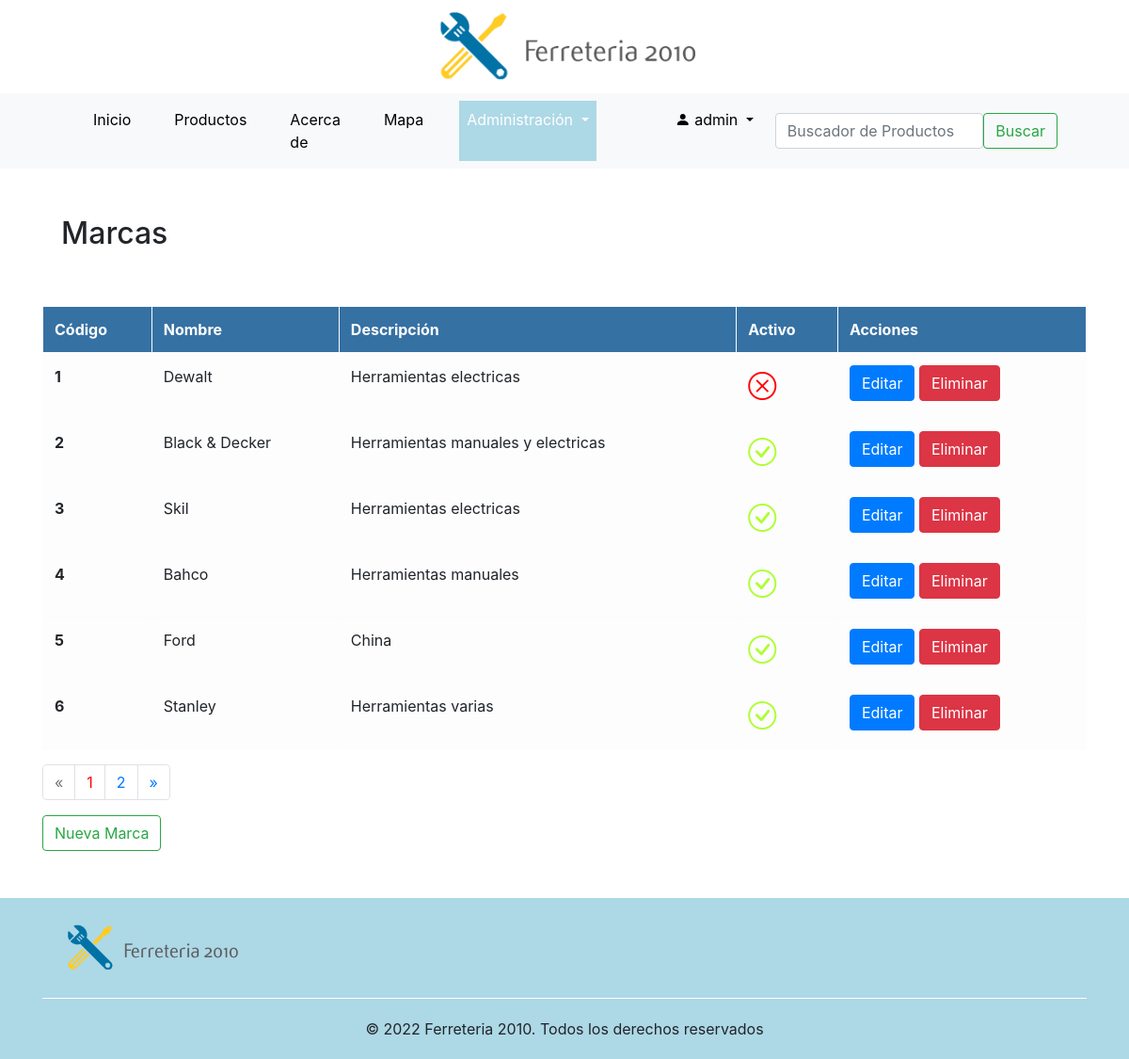
/marcas/marcas/ (signed in), run on the app's committed database.
### marcas/models.py (models this page shows, shortened)
class Marcas(models.Model):
    nombre = models.CharField(max_length=100, unique=True)
    descripcion = models.CharField(max_length=200, blank=True, default='')
    active = models.BooleanField(default=True)
    class Meta:
        verbose_name = 'Marca'
        verbose_name_plural = 'Marcas'

### marcas/views.py (the view)
# urls.py: path('marcas/', list_marcas, name = 'marcas'),
def list_marcas(request):
    if request.user.is_authenticated:
        marcas = Marcas.objects.all().order_by('id')
        context = paginator(request, marcas, 6)
        return render(request, 'marcas/marcas.html', context=context)
    else:
        return redirect('index')

### django_base/functions.py (called while the page is built)
def usuario_logueado(request):
    if request.user.is_authenticated:
        username  = request.user.username
        id_usuario = User.objects.filter(username__icontains = username).values('id')
        lista_grupo = list(Group.objects.filter(user__in = id_usuario).values_list('name', flat=True))
        for grupo in lista_grupo:
            if grupo == 'Ferreteria':
                return True
            else:
                return False
    else:
        return False

def paginator(request, object, item):
    grupo = usuario_logueado(request)
    pag = request.GET.get('page', 1)
    paginator = Paginator(object, item)
    try:
        resultados = paginator.page(pag)
    except PageNotAnInteger:
        resultados = paginator.page(1)
    except EmptyPage:
        resultados = paginator.page(paginator.num_pages)
    context = {'object_list':resultados, 'grupo':grupo}
    return context

### templates/marcas/marcas.html (shortened to what this page needs)
{% extends 'base.html' %}
{% load static %}
{% block nav_administracion_activo %}active{% endblock %}
{% block contenido %}
<div class="titulo_seccion"><h2>Marcas</h2></div>
<div class="table-responsive-sm">
<table class="table table-hover table-light table-bordered" border="1">
    <thead>
      <tr>
        <th scope="col">Código</th>
        <th scope="col">Nombre</th>
        <th scope="col">Descripción</th>
        <th scope="col">Activo</th>
        <th scope="col">Acciones</th>
      </tr>
    </thead>
    <tbody>
        {% for marca in object_list %}
            <tr>
            <th scope="row">{{marca.id}}</th>
            <td>{{ marca.nombre }}</td>
            <td>{{marca.descripcion}}</td>
            {% if marca.active == True %}
                <td><i class="bi bi-check-circle" style="text-align:right; font-size:30px; color:greenyellow"></i></td>
            {% else %}
                <td><i class="bi bi-x-circle" style="text-align:right; font-size:30px; color:red"></i></td>
            {% endif %}
            <td>
                <a href="/marcas/update-marca/{{marca.id}}" class="btn btn-primary">Editar</a>
                <a href="/marcas/delete-marca/{{marca.id}}" class="btn btn-danger">Eliminar</a></td>
            </tr>
        {% endfor%}
    </tbody>
  </table>
  <div class="pagination" >
    {% if object_list.has_other_pages %}
    <nav>
      <ul class="pagination justify-content-center">
        {% if object_list.has_previous %}
          <li class="page-item">
            <a class="page-link" href="?page={{ object_list.previous_page_number }}" aria-label="Anterior">
              <span aria-hidden="true">&laquo;</span>
            </a>
          </li>
        {% else %}
          <li class="page-item disabled">
              <span class="page-link" aria-hidden="true">&laquo;</span>
          </li>
        {% endif %}
        {% for p in object_list.paginator.page_range %}
          {% if object_list.number == p %}
            <li class="page-item"><a class="page-link" style="color: red;" href="#">{{ p }}</a></li>
          {% else %}
            <li class="page-item"><a class="page-link" href="?page={{ p }}">{{ p }}</a></li>
          {% endif %}
        {% endfor %}
        {% if object_list.has_next %}
          <li class="page-item">
            <a class="page-link" href="?page={{ object_list.next_page_number }}" aria-label="Siguiente">
              <span aria-hidden="true">&raquo;</span>
            </a>
          </li>
        {% else %}
          <li class="page-item disabled">
            <span class="page-link" aria-hidden="true">&raquo;</span>
          </li>
        {% endif %}
    </ul>
    </nav>
  {% endif %}
</div>
</div>
  <a href="/marcas/create-marca" class="btn btn-outline-success">Nueva Marca</a></td>
{% endblock %}

### templates/base.html (shortened to what this page needs)
<!DOCTYPE html>
<html lang="en">
<head>
    {% load static %}
    <link rel="stylesheet" href="https://cdn.jsdelivr.net/npm/bootstrap@4.6.1/dist/css/bootstrap.min.css">
    <link rel="stylesheet" href="https://cdn.jsdelivr.net/npm/bootstrap-icons@1.8.3/font/bootstrap-icons.css">
    <link rel="stylesheet" href="{% static 'assets/css/custom.css' %}">
  </head>
<body>
  <div class="logo"><a href="\" style="cursor: auto;"><img src="{% static 'assets/images/logo.png' %}" alt="Ferreteria 2010" width="300px"></a></div>
  <header style="background-color:#f8f9fa">
    <div class="container" >
        <nav class="navbar navbar-expand-lg bg-light">
            <div class="container-fluid">
              <div class="collapse navbar-collapse" id="navbarSupportedContent">
                <ul class="navbar-nav me-auto mb-2 mb-lg-0">
                  <li class="nav-item {% block nav_inicio_activo %}{% endblock %}">
                    <a class="nav-link" aria-current="page" href="\">Inicio</a>
                  </li>
                  <li class="nav-item {% block nav_productos_activo %}{% endblock %}">
                    <a class="nav-link" href="/productos/">Productos</a>
                  </li>
                  <li class="nav-item {% block nav_about_activo %}{% endblock %}">
                    <a class="nav-link" aria-current="page" href="/about">Acerca de</a>
                  </li>
                  <li class="nav-item {% block nav_map_activo %}{% endblock %}">
                    <a class="nav-link" aria-current="page" href="/map">Mapa</a>
                  </li>
                  {% if grupo == True %}
                  <li class="nav-item dropdown {% block nav_administracion_activo %}{% endblock %}">
                    <a class="nav-link dropdown-toggle" href="#" id="navbarDropdown" role="button" data-bs-toggle="dropdown" aria-expanded="false">
                      Administración
                    </a>
                  </li>
                  {% endif %}
                  {% if request.user.is_authenticated %}
                  <li class="nav-item {% block nav_usuario %}{% endblock %}">
                    <a class="nav-link" href="/accounts/profile/"></a>
                  </li>
                  <li class="nav-item dropdown {% block nav_usuario_activo %}{% endblock %}">
                    <a class="nav-link dropdown-toggle" href="#" id="navbarDropdown" role="button" data-bs-toggle="dropdown" aria-expanded="false">
                       <i class="bi bi-person-fill"></i> {{request.user.username}}
                    </a>
                  </li>
                  {% else %}
                  <li class="nav-item {% block nav_login_activo %}{% endblock %}">
                    <a class="nav-link" href="/accounts/login/">Iniciar Sesión</a>
                  </li>
                  {% endif %}
                </ul>
              </div>
              <div>
                <form class="d-flex" role="search" action = "/productos/search-product/" method="GET">
                  <input class="form-control me-2" type="text" placeholder="Buscador de Productos" aria-label="Search"  name = 'search'>
                  <button class="btn btn-outline-success" type="submit">Buscar</button>
                </form>
              </div>
            </div>
        </nav>
    </div>
  </header>
  <div class="container" style="overflow: hidden; min-height: 400px;">
    {% block contenido %}
    {% endblock %}
  </div>
  <footer class="footer">
    <div class="container">
      <div class="row align-items-start" style="margin: 20px 0px;">
        <div class="col">
          <img src="{% static 'assets/images/logo.png' %}" alt="Ferreteria 2010" width="200px">
        </div>
      </div>
      <div style="text-align: center; padding: 20px 0px; border-top: 1px solid #fff;">
        © 2022  Ferreteria 2010. Todos los derechos reservados
      </div>
    </div>
  </footer>
</body>
</html>

### productos/static/assets/css/custom.css (style rules this page uses)
.titulo_seccion { border-radius: 1px solid #cecece; padding: 20px; margin: 30px 0px; }
.logo { width: 100%; text-align: center; }
.navbar-nav .active { background-color:lightblue; }
.navbar-nav li { margin: 0px 15px }
.navbar-nav a { color: #000; }
.navbar-nav .active a { color: #fff; }
.footer { background-color:lightblue; overflow: hidden; margin-top: 50px; }
.pagination { overflow: hidden !important; width: 100%; }
.row { margin: 40px 10px; }
.table-bordered { border: 1px solid #000 !important; }
.table-bordered thead { background-color: #3671a3; color: #fff; }

### data on the page
Marcas: id "1", nombre "Dewalt", descripcion "Herramientas electricas", active False (drawn)
Marcas: id "2", nombre "Black & Decker", descripcion "Herramientas manuales y electricas", active True (drawn)
Marcas: id "3", nombre "Skil", descripcion "Herramientas electricas", active True (drawn)
Marcas: id "4", nombre "Bahco", descripcion "Herramientas manuales", active True (drawn)
Marcas: id "5", nombre "Ford", descripcion "China", active True (drawn)
Marcas: id "6", nombre "Stanley", descripcion "Herramientas varias", active True (drawn)

### other printed values
{{ request.user.username }} "admin"
{{ p }} "1"
{{ p }} "2"
